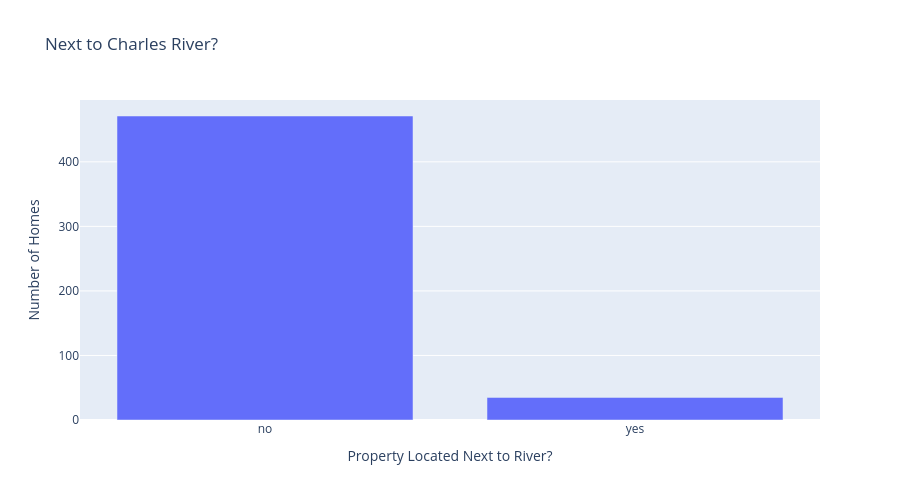

Notebook code for this chart:
### Markdown cell above
#### Next to the River? ⛵️

### Code cell
chas_counts = data['CHAS'].value_counts()
bar=px.bar(chas_counts,x=['no','yes'],y=chas_counts.values,#color='CHAS',
       title='Next to Charles River?')
bar.update_layout(
    xaxis_title='Property Located Next to River?', yaxis_title='Number of Homes',
     width=900,    
    height=500 
)
bar.show()

### Figure 1 — Plotly figure (JSON) as saved in the notebook; plotly's stock layout.template omitted (floating-point values rounded to 4 significant figures)
{"data": [{"hovertemplate": "x=%{x}<br>y=%{y}<extra></extra>", "legendgroup": "", "marker": {"color": "#636efa", "pattern": {"shape": ""}}, "name": "", "orientation": "v", "showlegend": false, "textposition": "auto", "type": "bar", "x": ["no", "yes"], "xaxis": "x", "y": [471, 35], "yaxis": "y"}], "layout": {"barmode": "relative", "height": 500, "legend": {"tracegroupgap": 0}, "title": {"text": "Next to Charles River?"}, "width": 900, "xaxis": {"anchor": "y", "autorange": true, "domain": [0, 1], "range": [-0.5, 1.5], "title": {"text": "Property Located Next to River?"}, "type": "category"}, "yaxis": {"anchor": "x", "autorange": true, "domain": [0, 1], "range": [0, 495.8], "title": {"text": "Number of Homes"}, "type": "linear"}}}
